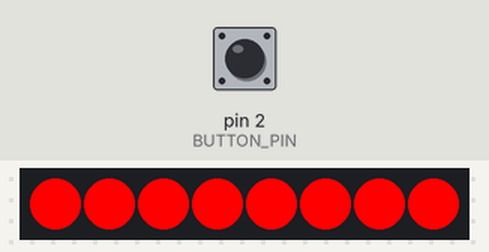
This sketch was run on a simulated Arduino Uno, built with avr-gcc and run on an emulated ATmega328P. Shown: 8 RGB LEDs in strip order, left to right. The test bench sets the inputs (shaded band); at power-on: pin 2 (BUTTON_PIN) HIGH.

Above: at 1.2 s.
1.3 s: pin 2 (BUTTON_PIN) pulled LOW for 0.15 s
At 4.1 s:
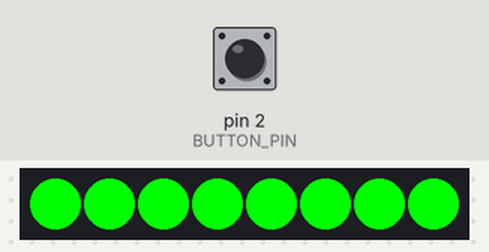
4.4 s: pin 2 (BUTTON_PIN) pulled LOW for 1 s
At 6.9 s:
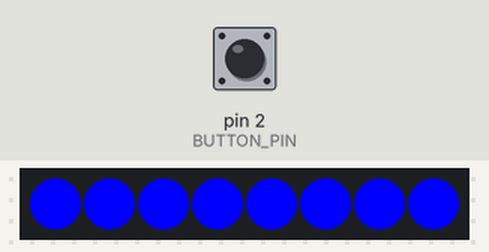
7.9 s: pin 2 (BUTTON_PIN) pulled LOW for 3.2 s
At 10.7 s:
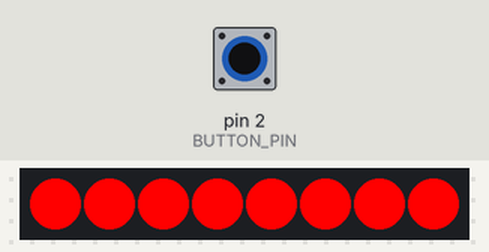
Timing chart, 0 to 13.4 s (numbered marks = the images above; inputs shaded):
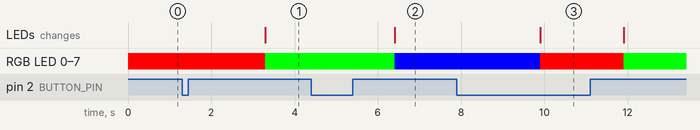

Measured:
- after the input at 1.3 s, RGB LED 0–7: RGB(255, 0, 0) → RGB(0, 255, 0) after 2.0 s; the LEDs: change after 2.0 s (image 1)
- after the input at 4.4 s, RGB LED 0–7: RGB(0, 255, 0) → RGB(0, 0, 255) after 2.0 s; the LEDs: change after 2.0 s (image 2)
- after the input at 7.9 s, RGB LED 0–7: RGB(0, 0, 255) → RGB(255, 0, 0) after 2.0 s, → RGB(0, 255, 0) 2.0 s later; the LEDs: change after 2.0 s (image 3)

The sketch:

L3F2v3.ino
```cpp
#include <Adafruit_NeoPixel.h>  // Include the NeoPixel library.

#define BUTTON_PIN 2  // Define a pin to be used as a button.

#define LED_PIN 6   // Set pin 6 on the Arduino as the LED control pin.
#define NUM_LEDS 8  // Set the number of LEDs on the LED strip.
Adafruit_NeoPixel strip = Adafruit_NeoPixel(NUM_LEDS, LED_PIN, NEO_GRB + NEO_KHZ800);

int currentColor = 0;  // Set up a variable to change the color with a button.

void setup() {
  pinMode(BUTTON_PIN, INPUT_PULLUP);  // Use internal pull-up
  strip.begin();
  strip.show();
}

void loop() {
  if (digitalRead(BUTTON_PIN) == LOW) {
    currentColor = (currentColor + 1) % 3;  // Cycle through 0, 1, 2
    delay(2000);                             // Debounce delay
  }

  if (currentColor == 0) {
    setStripColor(255, 0, 0);  // Red
  } else if (currentColor == 1) {
    setStripColor(0, 255, 0);  // Green
  } else if (currentColor == 2) {
    setStripColor(0, 0, 255);  // Blue
  }
}

void setStripColor(int r, int g, int b) {
  for (int i = 0; i < NUM_LEDS; i++) {
    strip.setPixelColor(i, strip.Color(r, g, b));
  }
  strip.show();
}
```
